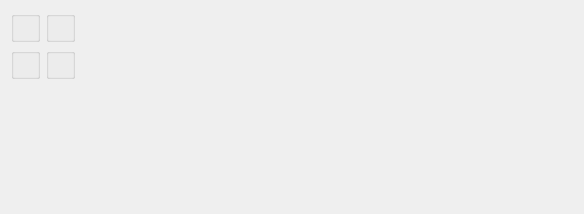
<?xml version="1.0" encoding="UTF-8"?>
<ui version="4.0">
 <comment>This file is part of the xTuple ERP: PostBooks Edition, a free and
open source Enterprise Resource Planning software suite,
Copyright (c) 1999-2010 by OpenMFG LLC, d/b/a xTuple.
It is licensed to you under the Common Public Attribution License
version 1.0, the full text of which (including xTuple-specific Exhibits)
is available at www.xtuple.com/CPAL.  By using this software, you agree
to be bound by its terms.</comment>
 <class>dspUsageStatisticsBase</class>
 <widget class="QWidget" name="dspUsageStatisticsBase">
  <property name="geometry">
   <rect>
    <x>0</x>
    <y>0</y>
    <width>584</width>
    <height>214</height>
   </rect>
  </property>
  <property name="windowTitle">
   <string>Item Usage Statistics by Class Code</string>
  </property>
  <layout class="QVBoxLayout" name="verticalLayout_3">
   <item>
    <layout class="QHBoxLayout" name="horizontalLayout">
     <item>
      <widget class="ParameterGroup" name="_parameter">
       <property name="title">
        <string/>
       </property>
       <property name="fixedSize">
        <bool>false</bool>
       </property>
      </widget>
     </item>
     <item>
      <widget class="QGroupBox" name="_itemGroup">
       <property name="title">
        <string/>
       </property>
       <layout class="QGridLayout" name="gridLayout_3">
        <item row="0" column="0">
         <widget class="ItemCluster" name="_item"/>
        </item>
       </layout>
      </widget>
     </item>
     <item>
      <spacer name="spacer">
       <property name="orientation">
        <enum>Qt::Horizontal</enum>
       </property>
       <property name="sizeType">
        <enum>QSizePolicy::Expanding</enum>
       </property>
       <property name="sizeHint" stdset="0">
        <size>
         <width>0</width>
         <height>0</height>
        </size>
       </property>
      </spacer>
     </item>
    </layout>
   </item>
   <item>
    <layout class="QHBoxLayout" name="horizontalLayout_2">
     <item>
      <layout class="QVBoxLayout" name="verticalLayout">
       <item>
        <widget class="WarehouseGroup" name="_warehouse">
         <property name="sizePolicy">
          <sizepolicy hsizetype="Preferred" vsizetype="Preferred">
           <horstretch>0</horstretch>
           <verstretch>0</verstretch>
          </sizepolicy>
         </property>
         <property name="minimumSize">
          <size>
           <width>0</width>
           <height>0</height>
          </size>
         </property>
         <property name="title">
          <string/>
         </property>
         <property name="fixedSize">
          <bool>false</bool>
         </property>
        </widget>
       </item>
       <item>
        <spacer name="verticalSpacer">
         <property name="orientation">
          <enum>Qt::Vertical</enum>
         </property>
         <property name="sizeHint" stdset="0">
          <size>
           <width>0</width>
           <height>0</height>
          </size>
         </property>
        </spacer>
       </item>
      </layout>
     </item>
     <item>
      <layout class="QVBoxLayout" name="verticalLayout_2">
       <item>
        <widget class="QGroupBox" name="_dateGroup">
         <property name="title">
          <string/>
         </property>
         <layout class="QGridLayout" name="gridLayout">
          <item row="0" column="0">
           <widget class="DateCluster" name="_dates"/>
          </item>
         </layout>
        </widget>
       </item>
       <item>
        <spacer name="verticalSpacer_2">
         <property name="orientation">
          <enum>Qt::Vertical</enum>
         </property>
         <property name="sizeHint" stdset="0">
          <size>
           <width>20</width>
           <height>0</height>
          </size>
         </property>
        </spacer>
       </item>
      </layout>
     </item>
     <item>
      <spacer>
       <property name="orientation">
        <enum>Qt::Horizontal</enum>
       </property>
       <property name="sizeType">
        <enum>QSizePolicy::Expanding</enum>
       </property>
       <property name="sizeHint" stdset="0">
        <size>
         <width>0</width>
         <height>20</height>
        </size>
       </property>
      </spacer>
     </item>
    </layout>
   </item>
  </layout>
 </widget>
 <layoutdefault spacing="6" margin="11"/>
 <pixmapfunction>qPixmapFromMimeSource</pixmapfunction>
 <customwidgets>
  <customwidget>
   <class>DateCluster</class>
   <extends>QWidget</extends>
   <header>datecluster.h</header>
  </customwidget>
  <customwidget>
   <class>ItemCluster</class>
   <extends>QWidget</extends>
   <header>itemcluster.h</header>
  </customwidget>
  <customwidget>
   <class>ParameterGroup</class>
   <extends>QGroupBox</extends>
   <header>parametergroup.h</header>
  </customwidget>
  <customwidget>
   <class>WarehouseGroup</class>
   <extends>QGroupBox</extends>
   <header>warehousegroup.h</header>
  </customwidget>
 </customwidgets>
 <tabstops>
  <tabstop>_parameter</tabstop>
  <tabstop>_warehouse</tabstop>
  <tabstop>_dates</tabstop>
 </tabstops>
 <resources/>
 <connections/>
</ui>
